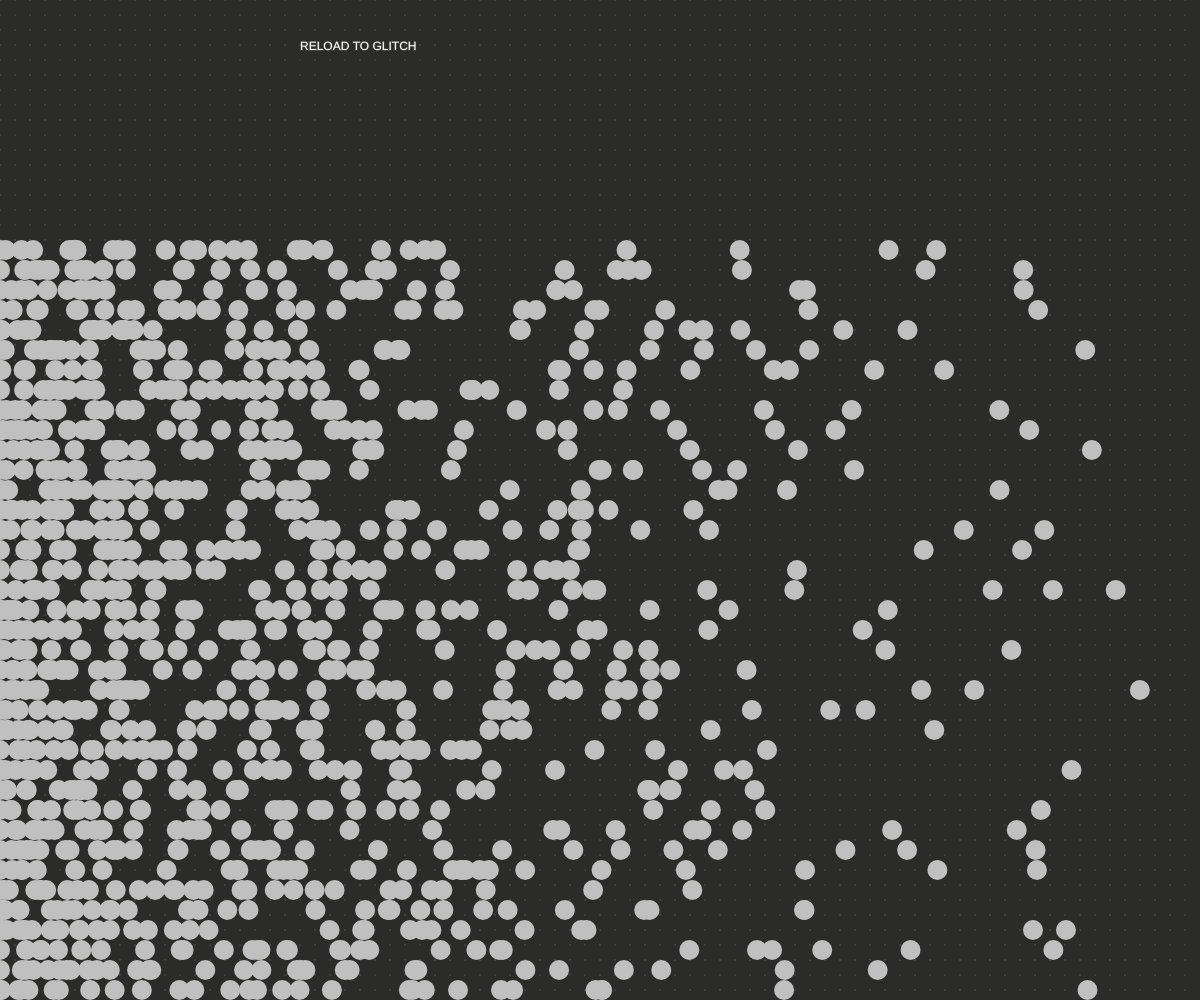
Frame 1 (no input)
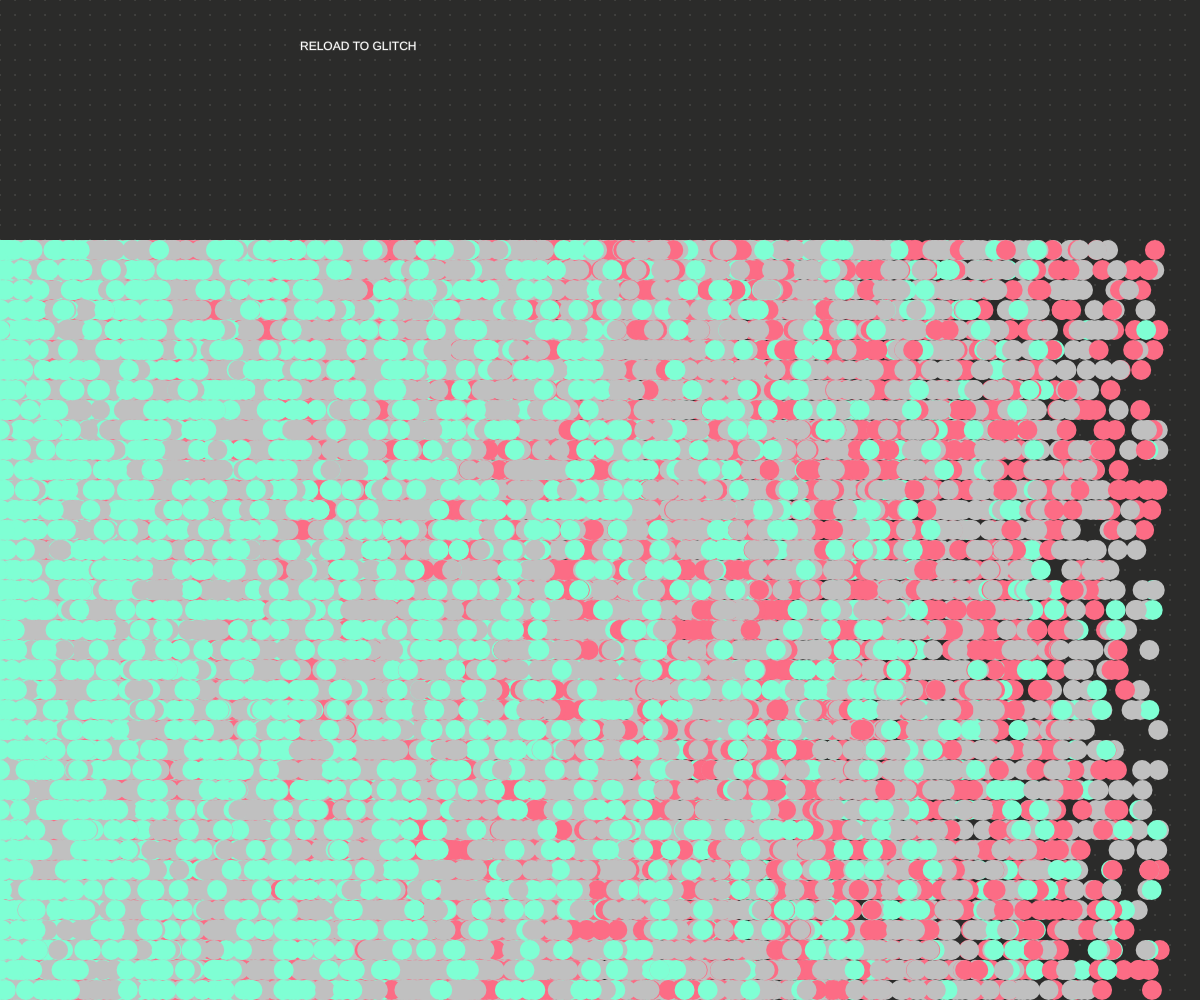
Frame 60 (no input)
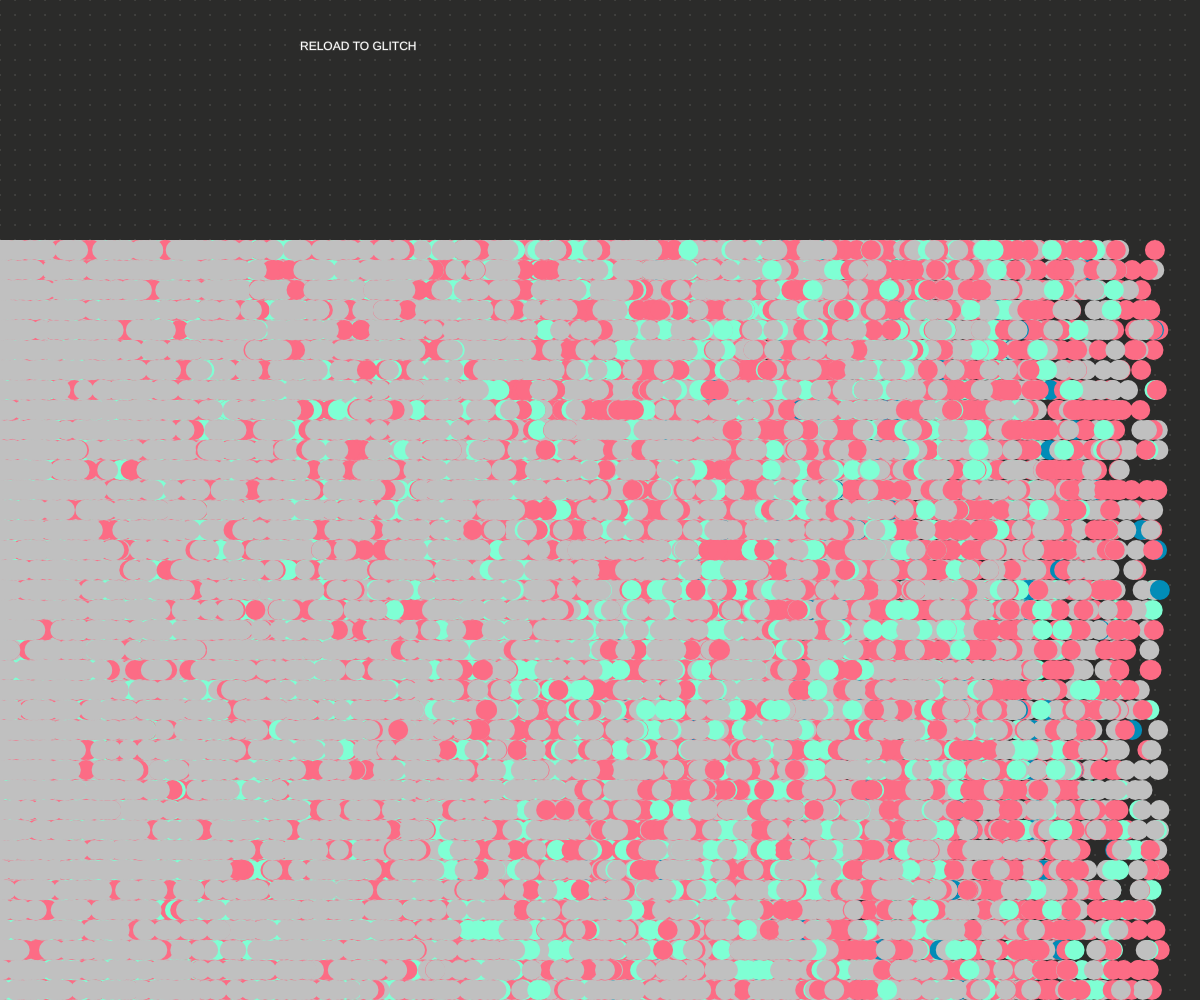
Frame 120 (the mouse pressed at the canvas centre since frame 60)

The p5.js sketch that drew these frames (run headless with seeded random() and noise() and a simulated clock; from frame 60 on, the mouse is pressed at the canvas centre):

// p5.js sketch
// ── sketch.js
function preload(){
  // put preload code here
}



function setup(){
  pixelDensity(1);
  createCanvas(windowWidth,windowHeight);
  background('#2b2b2a');
  angleMode(DEGREES);

    // base sfondo simil-puntinato
    background('#2b2b2a');
    for (var a=0; a<width; a+=15 ){
    for (var b=0; b<height; b+=15){
    stroke('#5e5e5c');
    ellipseMode(CENTER);
    ellipse(a, b, 0.2, 0.2);
    }
    }
    // testo
    fill('white');
    text('RELOAD TO GLITCH', 300,50);
    textAlign(CENTER,CENTER);
    textSize(100);
}

function draw(){
  var h= random(1,10);
  var colorList = ['#e86584',
                '#3c5979',
                '#018cb7',
                '#7fffd4',
                '#fc6c85',
                '#c0c0c0',
                '#d3305d',
                '#fae093'];
  var index = floor(noise(random()/h)*colorList.length);
  var colorHex= colorList[index];
  // generazione di quadrati che si sovrappongono con colore random
  // il numero dei colori che vengono usati è casuale e dipendente da "h"
  push();
  for (u=0; u<width; u+=40){
  for (v=0; v<height; v+=20){
  fill(color(colorHex));
  noStroke();
  ellipseMode(CENTER);
  ellipse(u*random(), height/4+v, 20, 20);
  }
  }
  pop();

}
